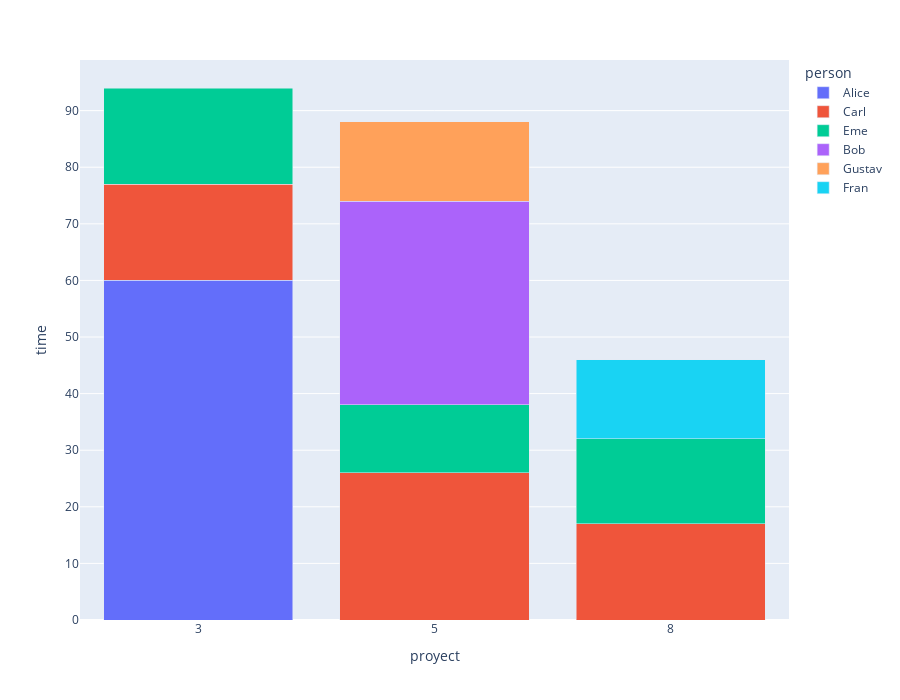

The notebook cell this image was saved under:
### Code cell
import plotly.express as px

fig = px.bar(df, x="proyect", y="time",
             color='person', barmode='stack',
             height=700)
fig.show()

### Figure 1 — Plotly figure (JSON) as saved in the notebook; plotly's stock layout.template omitted (floating-point values rounded to 4 significant figures)
{"data": [{"alignmentgroup": "True", "hovertemplate": "person=Alice<br>proyect=%{x}<br>time=%{y}<extra></extra>", "legendgroup": "Alice", "marker": {"color": "#636efa", "pattern": {"shape": ""}}, "name": "Alice", "offsetgroup": "Alice", "orientation": "v", "showlegend": true, "textposition": "auto", "type": "bar", "x": ["3"], "xaxis": "x", "y": [60], "yaxis": "y"}, {"alignmentgroup": "True", "hovertemplate": "person=Carl<br>proyect=%{x}<br>time=%{y}<extra></extra>", "legendgroup": "Carl", "marker": {"color": "#EF553B", "pattern": {"shape": ""}}, "name": "Carl", "offsetgroup": "Carl", "orientation": "v", "showlegend": true, "textposition": "auto", "type": "bar", "x": ["3", "5", "8"], "xaxis": "x", "y": [17, 26, 17], "yaxis": "y"}, {"alignmentgroup": "True", "hovertemplate": "person=Eme<br>proyect=%{x}<br>time=%{y}<extra></extra>", "legendgroup": "Eme", "marker": {"color": "#00cc96", "pattern": {"shape": ""}}, "name": "Eme", "offsetgroup": "Eme", "orientation": "v", "showlegend": true, "textposition": "auto", "type": "bar", "x": ["3", "5", "8"], "xaxis": "x", "y": [17, 12, 15], "yaxis": "y"}, {"alignmentgroup": "True", "hovertemplate": "person=Bob<br>proyect=%{x}<br>time=%{y}<extra></extra>", "legendgroup": "Bob", "marker": {"color": "#ab63fa", "pattern": {"shape": ""}}, "name": "Bob", "offsetgroup": "Bob", "orientation": "v", "showlegend": true, "textposition": "auto", "type": "bar", "x": ["5"], "xaxis": "x", "y": [36], "yaxis": "y"}, {"alignmentgroup": "True", "hovertemplate": "person=Gustav<br>proyect=%{x}<br>time=%{y}<extra></extra>", "legendgroup": "Gustav", "marker": {"color": "#FFA15A", "pattern": {"shape": ""}}, "name": "Gustav", "offsetgroup": "Gustav", "orientation": "v", "showlegend": true, "textposition": "auto", "type": "bar", "x": ["5"], "xaxis": "x", "y": [14], "yaxis": "y"}, {"alignmentgroup": "True", "hovertemplate": "person=Fran<br>proyect=%{x}<br>time=%{y}<extra></extra>", "legendgroup": "Fran", "marker": {"color": "#19d3f3", "pattern": {"shape": ""}}, "name": "Fran", "offsetgroup": "Fran", "orientation": "v", "showlegend": true, "textposition": "auto", "type": "bar", "x": ["8"], "xaxis": "x", "y": [14], "yaxis": "y"}], "layout": {"barmode": "stack", "height": 700, "legend": {"title": {"text": "person"}, "tracegroupgap": 0}, "margin": {"t": 60}, "xaxis": {"anchor": "y", "domain": [0, 1], "title": {"text": "proyect"}}, "yaxis": {"anchor": "x", "domain": [0, 1], "title": {"text": "time"}}}}
